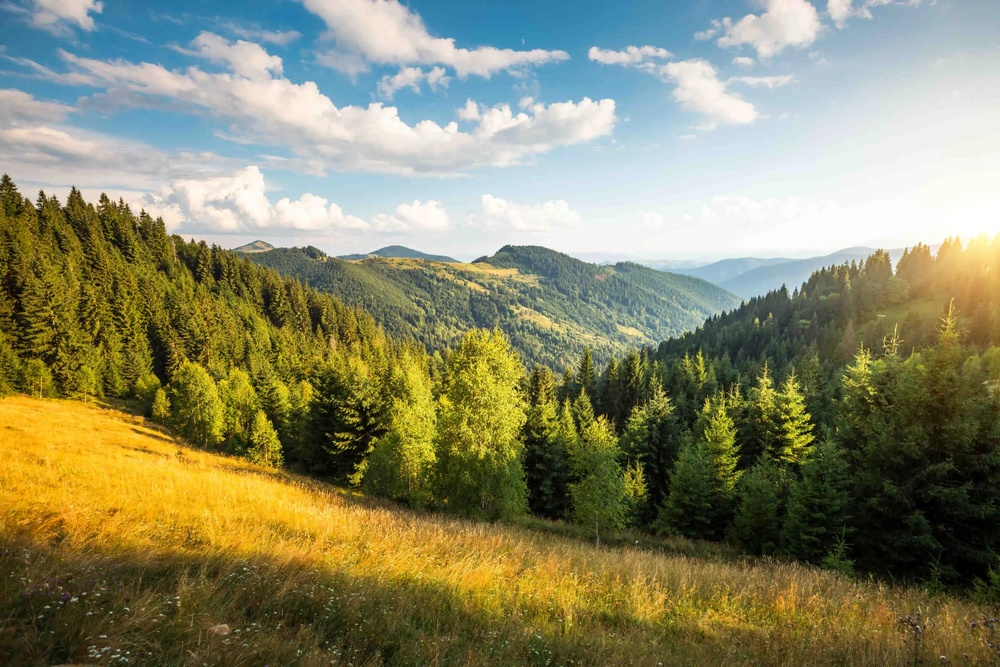
#> input picture linear algebra for ML /DataLinal/img.jpg, 1000 x 667 px, shrunk from 2688 x 1792 before the run, found by its file name
$ jupyter execute QR-image.ipynb
#> lines starting #> are read from the running program, lines starting #| are printed output that depends on the picture
[cell 1]
import cv2
import numpy as np
import matplotlib.pyplot as plt

[cell 2]
img = cv2.imread('/Users/danialmendigali/jupyter-datascience/linear algebra for ML /DataLinal/img.jpg')
#> img is the input picture: shape (667, 1000, 3); mean B, G, R 103.1, 135.7, 136.7
Q, R = np.linalg.qr(img)
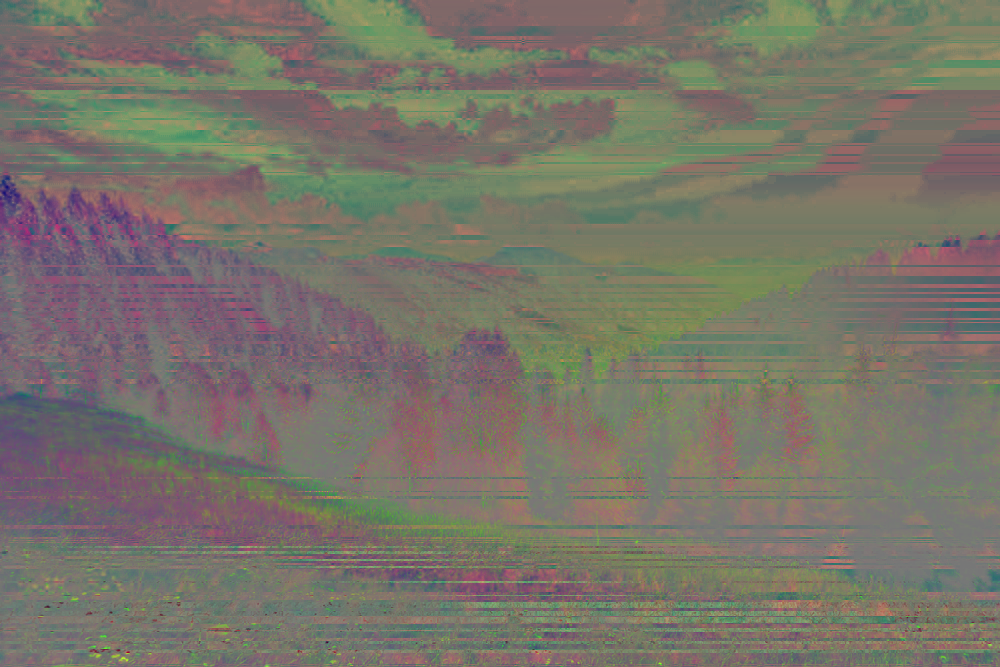
#> Q: shape (667, 1000, 3) float64; mean B, G, R -0.0279, -0.00673, 0.000953; drawn with min black and max white

Q_vis = (Q - Q.min()) / (Q.max() - Q.min())
R_vis = (R - R.min()) / (R.max() - R.min())

plt.figure(figsize=(15,5))

plt.subplot(1,3,1)
plt.title("Original Image")
plt.imshow(img, cmap='gray')
plt.axis("off")

plt.subplot(1,3,2)
plt.title("Q Matrix")
plt.imshow(Q_vis, cmap='gray')
plt.axis("off")

plt.subplot(1,3,3)
plt.title("R Matrix")
plt.imshow(R_vis, cmap='gray')
plt.axis("off")

plt.show()
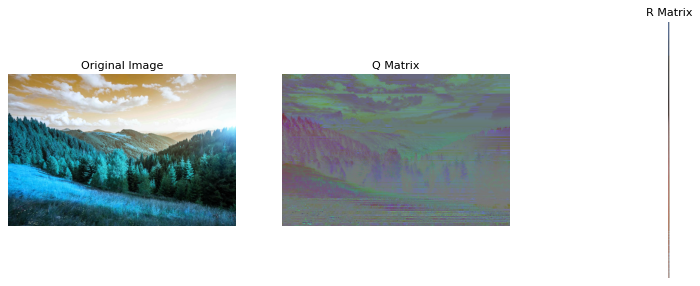
#> figure drawn by matplotlib, 3 panels; B, G, R data is drawn as R, G, B
